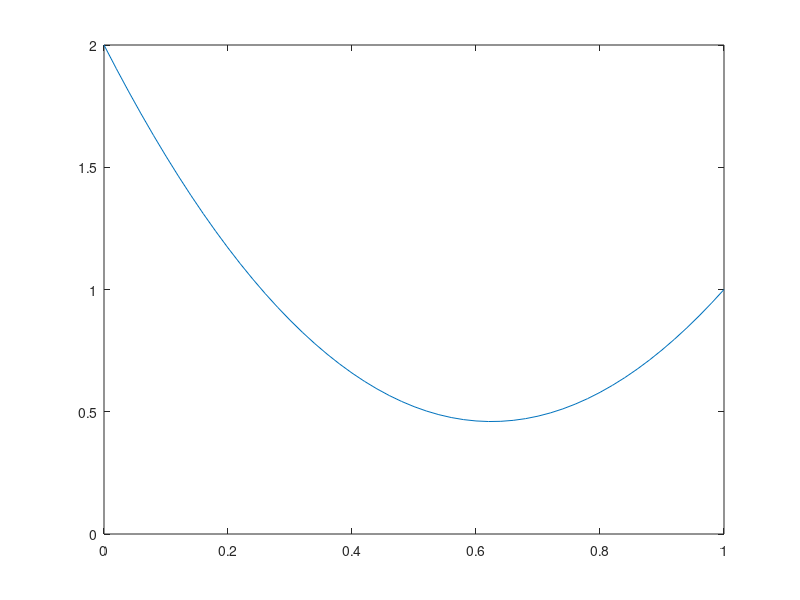

Reproduce this figure in MATLAB.
% code for solving f''(x) + x^2 f(x) = 8 for 0<x<1 with f(0)=2 and f(1)=1

N=50;

L=diag(-2*ones(1,N+1))+diag(ones(1,N),1)+diag(ones(1,N),-1);
L(1,1)=1;
L(1,2)=0;
L(N+1,N)=0;
L(N+1,N+1)=1;

X=linspace(0,1,N+1);
DX=1/N;
Q=diag(X.^2);
Q(1,1)=0;
Q(N+1,N+1)=0;
Q=DX^2*Q;

b=DX^2*8*ones(N+1,1);
b(1)=2;
b(N+1)=1;

F=(L+Q)\b;
plot(X,F);

